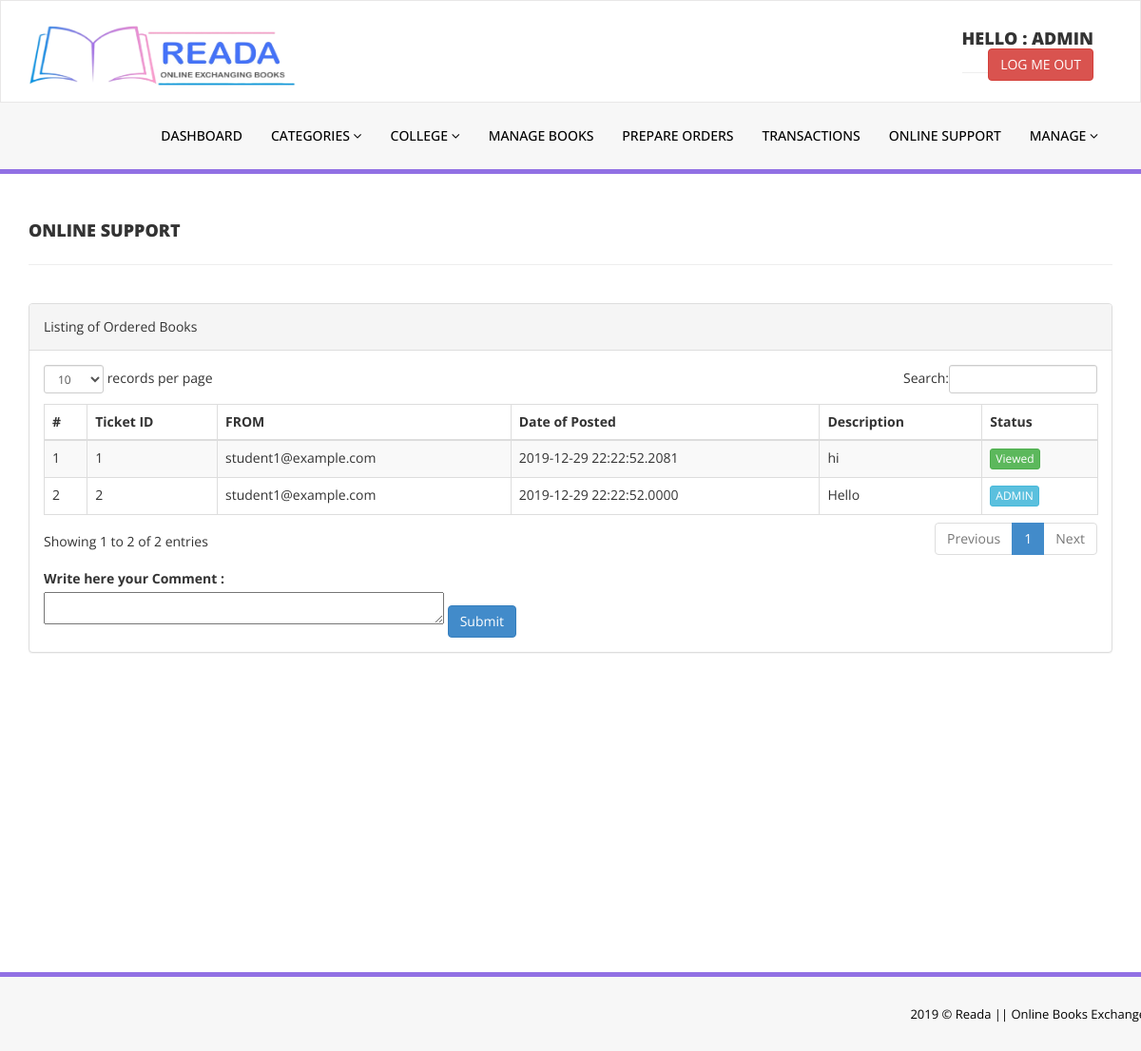
The page /admin/responseto.php?email=student1@example.com (signed in) on the database its author committed.
### tables this page shows
CREATE TABLE `support` (
  `supportid` int(50) NOT NULL,
  `email` varchar(50) NOT NULL,
  `msg` varchar(1000) NOT NULL,
  `time` timestamp(4) NOT NULL DEFAULT '0000-00-00 00:00:00.0000' ON UPDATE CURRENT_TIMESTAMP(4),
  `status` varchar(10) DEFAULT NULL
);

### src/admin/responseto.php (the view, shortened to what this page needs)
<?php
include('includes/config.php');
$email=$_SESSION['emailsu'];
    ?>
<!DOCTYPE html>
<html xmlns="http://www.w3.org/1999/xhtml">
<head>
    <link href="assets/css/bootstrap.css" rel="stylesheet" />
    <link href="assets/css/font-awesome.css" rel="stylesheet" />
    <link href="assets/js/dataTables/dataTables.bootstrap.css" rel="stylesheet" />
    <link href="assets/css/style.css" rel="stylesheet" />
</head>
<body>
<?php include('includes/header.php');?>
    <div class="content-wrapper">
         <div class="container">
        <div class="row pad-botm">
            <div class="col-md-12">
                <h4 class="header-line">ONLINE SUPPORT</h4>
    </div>
     <div class="row">
</div>
        </div>
            <div class="row">
                <div class="col-md-12">
                    <div class="panel panel-default">
                        <div class="panel-heading">
                           Listing of Ordered Books
                        </div>
                        <div class="panel-body">
                            <div class="table-responsive">
                                <table class="table table-striped table-bordered table-hover" id="dataTables-example">
                                    <thead>
                                        <tr>
                                            <th>#</th>
                                            <th>Ticket ID </th>
                                            <th>FROM</th>
                                            <th>Date of Posted</th>
                                            <th>Description</th>
                                            <th>Status</th>
                                        </tr>
                                    </thead>
                                    <tbody>
<?php
$emails=$_GET['email'];
$sql = "SELECT * FROM support WHERE email='$emails' ";
$query = $dbh -> prepare($sql);
$query -> bindParam(':email',$email, PDO::PARAM_STR);
$query->execute();
$results=$query->fetchAll(PDO::FETCH_OBJ);
$cnt=1;
if($query->rowCount() > 0)
{
foreach($results as $result)
{               ?>
                                        <tr class="odd gradeX">
                                            <td class="center"><?php echo htmlentities($cnt);?></td>
                                            <td class="center"><?php echo htmlentities($result->supportid);?></td>
                                            <td class="center"><?php echo htmlentities($result->email);?></td>
                                           <td class="center"><?php echo htmlentities($result->time);?></td>
                                            <td class="center"><?php echo htmlentities($result->msg);?></td>
                                            <td class="center"><?php if($result->status=='Pending') {?>
                                            <a href="#" class="btn btn-danger btn-xs">Pending</a>
                                            <?php } elseif($result->status=='Viewed') {?>
                                            <a href="#" class="btn btn-success btn-xs">Viewed</a>
                                            <?php } else {?>
                                            <a href="#" class="btn btn-info btn-xs">ADMIN</a>
                                            <?php } ?></td>
                                        </tr>
 <?php $cnt=$cnt+1;}} ?>
                                    </tbody>
                                </table>
                                                <form method="post" action="responseto.php">
                                                    <label>Write here your Comment :<br>
                                                    <textarea name="comment" cols="50" rows="1"  autocomplete="off" required> </textarea> </label>
                                                    <input type="submit" name="postcomment" class="btn btn-primary">
                                                           </form>
                            </div>
                            </div>
                        </div>
                    </div>
                </div>
            </div>
    </div>
  <?php include('includes/footer.php');?>
</body>
</html>

### src/admin/assets/css/style.css (style rules this page uses)
.content-wrapper { margin-top: 40px; min-height:800px; padding-bottom:90px; }
.header-line { font-weight:900; padding-bottom:25px; border-bottom:1px solid #eeeeee; text-transform:uppercase; }
.pad-botm { padding-bottom:30px; }

### rows shown on the page
support: supportid "1", email "student1@example.com", time "2019-12-29 22:22:52.2081", msg "hi", status "Viewed"
support: supportid "2", email "student1@example.com", time "2019-12-29 22:22:52.0000", msg "Hello", status "ADMIN"

### other values the page prints
$_SESSION['alogin'] "ADMIN"
